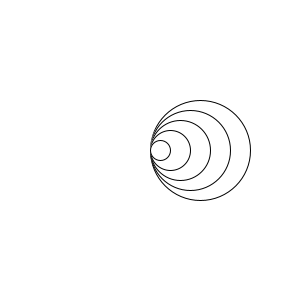
Frame 1 (no input)
Frame 60 (the mouse pressed at the canvas centre just before this capture): identical to frame 1, image omitted
Frame 120 (the mouse held since frame 60 and released just before this capture): identical to frame 1, image omitted

The Processing sketch that drew this single still picture (run headless with seeded random() and noise(); from frame 60 on, the mouse is pressed at the canvas centre):

// Processing sketch: opd_9_6
// ── opd_9_6.pde
void setup(){
  size(300,300);
}

void draw(){
  background(255);
  drawRightC(100,5);

}

void drawRightC(int sizeC, int aantal){
  for(int i = 0; i < aantal; i++){
    ellipse(150 + sizeC/2,150,sizeC,sizeC);
    sizeC -= 20;
  }
}
